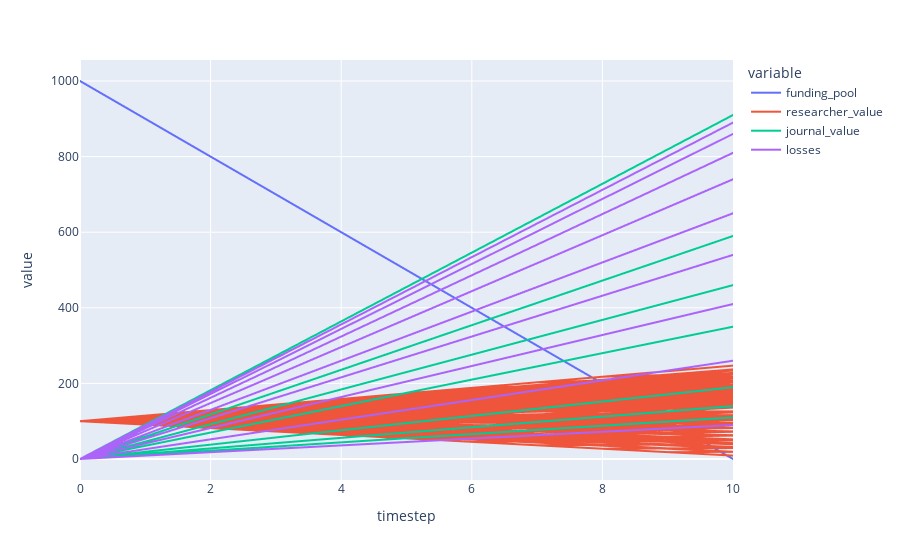

Source (notebook cell):
### Code cell
df.plot(kind='line', x='timestep', y=['funding_pool','researcher_value', 'journal_value', 'losses'])

### Figure 1 — Plotly figure (JSON) as saved in the notebook; plotly's stock layout.template omitted (floating-point values rounded to 4 significant figures; data arrays with more than 128 entries replaced by an {"elided": "..."} marker saying what was removed)
{"data": [{"hovertemplate": "variable=funding_pool<br>timestep=%{x}<br>value=%{y}<extra></extra>", "legendgroup": "funding_pool", "line": {"color": "#636efa", "dash": "solid"}, "marker": {"symbol": "circle"}, "mode": "lines", "name": "funding_pool", "showlegend": true, "type": "scattergl", "x": {"elided": "9900 int values"}, "xaxis": "x", "y": {"elided": "9900 int values"}, "yaxis": "y"}, {"hovertemplate": "variable=researcher_value<br>timestep=%{x}<br>value=%{y}<extra></extra>", "legendgroup": "researcher_value", "line": {"color": "#EF553B", "dash": "solid"}, "marker": {"symbol": "circle"}, "mode": "lines", "name": "researcher_value", "showlegend": true, "type": "scattergl", "x": {"elided": "9900 int values"}, "xaxis": "x", "y": {"elided": "9900 float values"}, "yaxis": "y"}, {"hovertemplate": "variable=journal_value<br>timestep=%{x}<br>value=%{y}<extra></extra>", "legendgroup": "journal_value", "line": {"color": "#00cc96", "dash": "solid"}, "marker": {"symbol": "circle"}, "mode": "lines", "name": "journal_value", "showlegend": true, "type": "scattergl", "x": {"elided": "9900 int values"}, "xaxis": "x", "y": {"elided": "9900 int values"}, "yaxis": "y"}, {"hovertemplate": "variable=losses<br>timestep=%{x}<br>value=%{y}<extra></extra>", "legendgroup": "losses", "line": {"color": "#ab63fa", "dash": "solid"}, "marker": {"symbol": "circle"}, "mode": "lines", "name": "losses", "showlegend": true, "type": "scattergl", "x": {"elided": "9900 int values"}, "xaxis": "x", "y": {"elided": "9900 int values"}, "yaxis": "y"}], "layout": {"legend": {"title": {"text": "variable"}, "tracegroupgap": 0}, "margin": {"t": 60}, "xaxis": {"anchor": "y", "domain": [0, 1], "title": {"text": "timestep"}}, "yaxis": {"anchor": "x", "domain": [0, 1], "title": {"text": "value"}}}}
